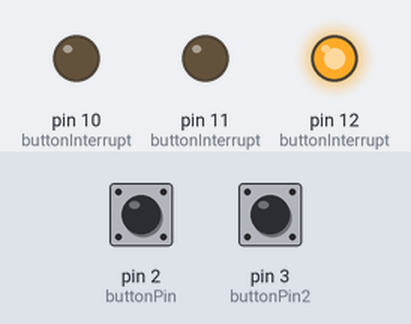
Bench run of a sketch on a simulated Arduino Uno, built with avr-gcc and run on an emulated ATmega328P. On the bench: output pins drawn as LEDs (lit = HIGH). Dashed ring = blinking. The test bench sets the inputs (shaded band); at power-on: pin 2 (buttonPin) HIGH, pin 3 (buttonPin2) HIGH. What the sketch prints to the serial monitor is not drawn.

Above: at 1.2 s.
1.3 s: pin 2 (buttonPin) pulled LOW for 0.15 s
At 2.3 s:
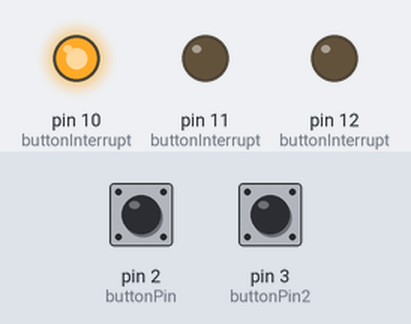
4.4 s: pin 3 (buttonPin2) pulled LOW for 0.15 s
At 7.2 s:
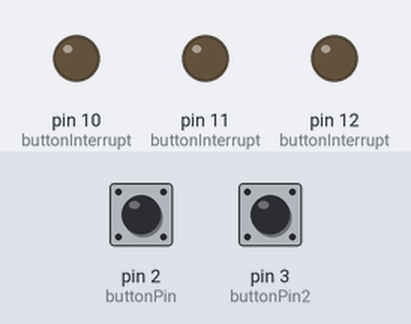
7.5 s: pin 3 (buttonPin2) pulled LOW for 1 s
10.0 s: pin 2 (buttonPin) pulled LOW for 1 s
At 21.48 s:
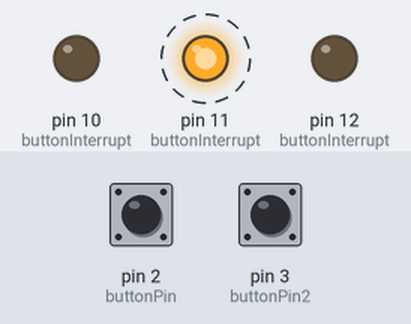
Timing chart, 0 to 23.3 s (numbered marks = the images above; inputs shaded):
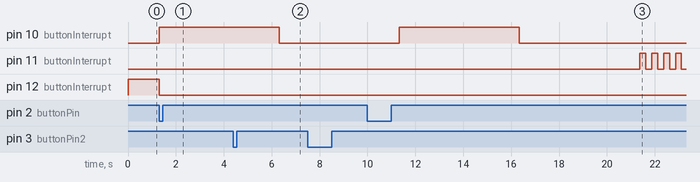

Measured:
- after the input at 1.3 s, pin 10 (buttonInterrupt): LOW → HIGH at once; pin 12 (buttonInterrupt): HIGH → LOW at once
- after the input at 4.4 s, pin 11 (buttonInterrupt): stays LOW (without the input it goes to HIGH after 2.6 s); pin 12 (buttonInterrupt): stays LOW (without the input it goes to HIGH after 1.9 s)
- after the input at 7.5 s, every drawn part: stays the same
- after the input at 10.0 s, pin 10 (buttonInterrupt): LOW → HIGH after 1.3 s instead of 9.3 s

The sketch:

Activity4.2.ino
```cpp
const int buttonPin = 2;
const int buttonPin2 = 3;
volatile bool buttonPressed = false;
unsigned long lastInterruptTime = 0;
const unsigned long debounceDelay = 50; // Debounce time in milliseconds
int carry_time=0;

void setup() {
  pinMode(10,OUTPUT);
  pinMode(11,OUTPUT);
  pinMode(12,OUTPUT);
  pinMode(buttonPin, INPUT_PULLUP);
  pinMode(buttonPin2, INPUT_PULLUP);
  attachInterrupt(digitalPinToInterrupt(buttonPin), buttonInterrupt, FALLING);
  attachInterrupt(digitalPinToInterrupt(buttonPin2), buttonInterrupt2, FALLING);
  Serial.begin(9600);
}

void loop() {
  Serial.print("Green Led Time : ");
  digitalWrite(12,HIGH);
  delay(7000);
  digitalWrite(12,LOW);
  Serial.println((millis()/1000)-carry_time);
  carry_time = millis()/1000;
  Serial.print("Yellow Led Time : ");
//  digitalWrite(11,HIGH);
//  delay(500);
//  digitalWrite(11,LOW);
//  delay(500);
//  digitalWrite(11,HIGH);
//  delay(500);
//  digitalWrite(11,LOW);
//  delay(500);
//  digitalWrite(11,HIGH);
//  delay(500);
//  digitalWrite(11,LOW);
//  delay(500);
  while((millis()/1000)-carry_time < 3){
      digitalWrite(11,HIGH);
      delay(250);
      digitalWrite(11,LOW);
      delay(250);
    }
  Serial.println((millis()/1000)-carry_time);
  carry_time = millis()/1000;
  Serial.print("Red Led Time : ");
  digitalWrite(10,HIGH);
  delay(5000);
  digitalWrite(10,LOW);
  Serial.println((millis()/1000)-carry_time);
  carry_time = millis()/1000;
  digitalWrite(12,LOW);
  digitalWrite(11,LOW);

}

void buttonInterrupt() {
  int check_green = digitalRead(12);
  int check_yellow = digitalRead(11);
  int check_red = digitalRead(10);
  Serial.println("Interrupt Mode1");
    digitalWrite(10,HIGH);
    digitalWrite(11,LOW);
      digitalWrite(12,LOW);
   for(int i=0;i<=500;i++){
//    Serial.println(i);
    delayMicroseconds(10000);
    }
    digitalWrite(10,LOW);
   if(check_green){digitalWrite(12,HIGH);}
   if(check_yellow){digitalWrite(11,HIGH);}
   if(check_red){digitalWrite(10,HIGH);}

}
void buttonInterrupt2(){
  int check_green = digitalRead(12);
  int check_yellow = digitalRead(11);
  int check_red = digitalRead(10);
  Serial.println("Interrupt Mode2");
  digitalWrite(10,LOW);
    digitalWrite(11,LOW);
      digitalWrite(12,LOW);
   for(int i=0;i<=500;i++){
//    Serial.println(i);
    delayMicroseconds(10000);
    }
    if(check_green){digitalWrite(12,HIGH);}
   if(check_yellow){digitalWrite(11,HIGH);}
   if(check_red){digitalWrite(10,HIGH);}
}
```
